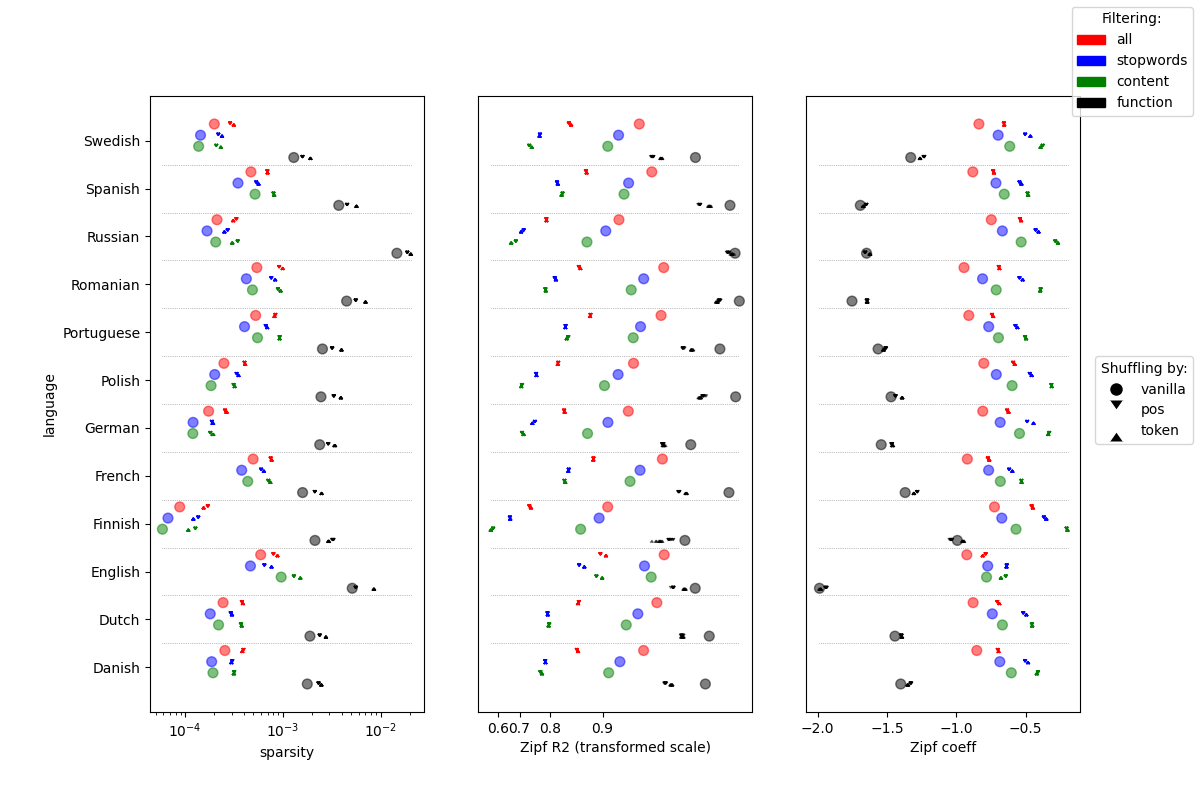

The script that drew this image:
import matplotlib.patches as mpatches
import matplotlib.pyplot as plt
import numpy as np
import pandas as pd
import pycountry


def mscatter(x, y, ax=None, m=None, **kw):
    import matplotlib.markers as mmarkers
    ax = ax or plt.gca()
    sc = ax.scatter(x, y, **kw)
    if (m is not None) and (len(m) == len(x)):
        paths = []
        for marker in m:
            if isinstance(marker, mmarkers.MarkerStyle):
                marker_obj = marker
            else:
                marker_obj = mmarkers.MarkerStyle(marker)
            path = marker_obj.get_path().transformed(
                        marker_obj.get_transform())
            paths.append(path)
        sc.set_paths(paths)
    return sc


color_map = {'all': 'red', 'stopwords': 'blue', 'content': 'green', 'function': 'black'}
offset_map = {'all': .35, 'stopwords': .116, 'content': -.116, 'function': -.35}
size_map = {'vanilla': 50, 'pos': 5, 'token': 5}
marker_map = {'vanilla': "o", 'pos': 7, 'token': 6}

df = pd.read_csv(
    'results/csv/oscar_size_50000000_n_shuffle_10.csv',
    names=[
        'language', 'shuffling', 'run', 'filter',
        'sparsity', 'Zipf R2', 'Zipf coeff'])

df['language_position'] = pd.factorize(df['language'])[0]
df['language_name'] = [pycountry.languages.get(alpha_2=lang_code).name
                       for lang_code in df['language']]


def scale_transformation(x):
    return -np.log(1-x)


df['Zipf R2 (transformed scale)'] = scale_transformation(df['Zipf R2'])

fig, ax = plt.subplots(1, 3, figsize=(12, 8))

for ix, metric in enumerate(['sparsity', 'Zipf R2 (transformed scale)', 'Zipf coeff']):
    mscatter(
            df[metric],
            df['language_position'] + [offset_map[f] for f in df['filter']],
            ax[ix],
            m=[marker_map[s] for s in df["shuffling"]],
            c=[color_map[f] for f in df['filter']],
            alpha=0.5,
            s=[size_map[s] for s in df["shuffling"]],
        )

    ax[ix].set_xlabel(metric)
    ax[ix].set_yticks([])
    ax[ix].set_yticklabels([])
    if metric == "sparsity":
        ax[ix].set_ylabel('language')
        ax[ix].set_yticks(df['language_position'].unique())
        ax[ix].set_yticklabels(df['language_name'].unique())
        ax[ix].set_xscale('log')
    if metric == "Zipf R2 (transformed scale)":
        x_values = np.array([.6, .7, .8, .9])
        ax[ix].set_xticks(scale_transformation(x_values))
        ax[ix].set_xticklabels(x_values)

    for i, language in enumerate(df['language'].unique()):
        if i != 0:
            ax[ix].hlines(i - 0.5,
                          xmin=df[metric].min(), xmax=df[metric].max(),
                          linestyle='dotted', linewidth=0.5, color='grey')

legend_handles = [
    mpatches.Patch(color=value, label=key)
    for key, value in color_map.items()]
fig.legend(
        title="Filtering:",
        handles=legend_handles, loc='upper right')

legend_markers = [
    plt.Line2D([0], [0], marker=value, color='w', label=key, markersize=10, markerfacecolor='black')
    for key, value in marker_map.items()]
fig.legend(
    title="Shuffling by:",
    handles=legend_markers, loc='center right')

plt.show()
